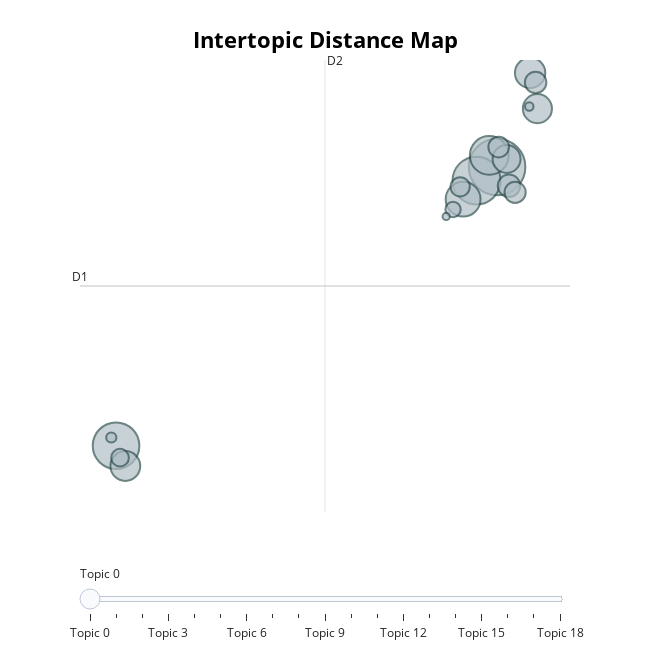

Write notebook code for a chart like this one.
### Code cell
topic_model.visualize_topics()

### Figure 1 — Plotly figure (JSON) as saved in the notebook; plotly's stock layout.template omitted (floating-point values rounded to 4 significant figures)
{"data": [{"customdata": [[0, "window | cups | windows | plastic | glands", 792], [1, "detect | weeds | toilet | use | sensors", 569], [2, "tank | fish | chickens | ground | robot", 538], [3, "heat | wind | turbine | pumice | turbines", 372], [4, "protein | powder | whey | potatoes | high", 300], [5, "esg | employees | employee | sustainability | fashion", 228], [6, "chair | table | bed | elderly | matress", 220], [7, "board | gypsum | boards | wall | holes", 209], [8, "oven | pizza | buns | bread | rolls", 193], [9, "hearing | aids | aid | noise | alarm", 125], [10, "corner | notice | feet | ninja | ved", 114], [11, "light | blinds | uv | blind | lighting", 111], [12, "lego | bricks | magnets | good | model", 105], [13, "berries | cutting | strawberries | cut | sorting", 92], [14, "wheels | aerodynamic | rider | word | random", 77], [15, "alcohol | shot | shots | pill | asma", 58], [16, "collector | stuck | feeding | charging | robot", 26], [17, "oil | chain | ceramic | low | weight", 18], [18, "stent | define | kirigami | removeal | bit", 13]], "hovertemplate": "<b>Topic %{customdata[0]}</b><br>%{customdata[1]}<br>Size: %{customdata[2]}", "legendgroup": "", "marker": {"color": "#B0BEC5", "line": {"color": "DarkSlateGrey", "width": 2}, "size": [792, 569, 538, 372, 300, 228, 220, 209, 193, 125, 114, 111, 105, 92, 77, 58, 26, 18, 13], "sizemode": "area", "sizeref": 0.495, "symbol": "circle"}, "mode": "markers", "name": "", "orientation": "v", "showlegend": false, "type": "scatter", "x": [7.133, 6.306, -8.217, 6.817, 5.764, 8.464, -7.843, 8.756, 7.514, 7.612, 8.685, 7.859, 7.196, 5.645, -8.056, 5.359, -8.408, 8.428, 5.082], "xaxis": "x", "y": [-0.248, -0.6688, -8.912, 0.1129, -1.246, 2.679, -9.54, 1.569, 0.00295, -0.83, 2.383, -1.034, 0.3727, -0.863, -9.283, -1.567, -8.655, 1.633, -1.783], "yaxis": "y"}], "layout": {"annotations": [{"showarrow": false, "text": "D1", "x": -9.669, "y": -3.945, "yshift": 10}, {"showarrow": false, "text": "D2", "x": 0.2003, "xshift": 10, "y": 3.08}], "height": 650, "hoverlabel": {"bgcolor": "white", "font": {"family": "Rockwell", "size": 16}}, "legend": {"itemsizing": "constant", "tracegroupgap": 0}, "margin": {"t": 60}, "shapes": [{"line": {"color": "#CFD8DC", "width": 2}, "type": "line", "x0": 0.2003, "x1": 0.2003, "y0": -10.97, "y1": 3.08}, {"line": {"color": "#9E9E9E", "width": 2}, "type": "line", "x0": -9.669, "x1": 10.07, "y0": -3.945, "y1": -3.945}], "sliders": [{"active": 0, "pad": {"t": 50}, "steps": [{"args": [{"marker.color": [["red", "#B0BEC5", "#B0BEC5", "#B0BEC5", "#B0BEC5", "#B0BEC5", "#B0BEC5", "#B0BEC5", "#B0BEC5", "#B0BEC5", "#B0BEC5", "#B0BEC5", "#B0BEC5", "#B0BEC5", "#B0BEC5", "#B0BEC5", "#B0BEC5", "#B0BEC5", "#B0BEC5"]]}], "label": "Topic 0", "method": "update"}, {"args": [{"marker.color": [["#B0BEC5", "red", "#B0BEC5", "#B0BEC5", "#B0BEC5", "#B0BEC5", "#B0BEC5", "#B0BEC5", "#B0BEC5", "#B0BEC5", "#B0BEC5", "#B0BEC5", "#B0BEC5", "#B0BEC5", "#B0BEC5", "#B0BEC5", "#B0BEC5", "#B0BEC5", "#B0BEC5"]]}], "label": "Topic 1", "method": "update"}, {"args": [{"marker.color": [["#B0BEC5", "#B0BEC5", "red", "#B0BEC5", "#B0BEC5", "#B0BEC5", "#B0BEC5", "#B0BEC5", "#B0BEC5", "#B0BEC5", "#B0BEC5", "#B0BEC5", "#B0BEC5", "#B0BEC5", "#B0BEC5", "#B0BEC5", "#B0BEC5", "#B0BEC5", "#B0BEC5"]]}], "label": "Topic 2", "method": "update"}, {"args": [{"marker.color": [["#B0BEC5", "#B0BEC5", "#B0BEC5", "red", "#B0BEC5", "#B0BEC5", "#B0BEC5", "#B0BEC5", "#B0BEC5", "#B0BEC5", "#B0BEC5", "#B0BEC5", "#B0BEC5", "#B0BEC5", "#B0BEC5", "#B0BEC5", "#B0BEC5", "#B0BEC5", "#B0BEC5"]]}], "label": "Topic 3", "method": "update"}, {"args": [{"marker.color": [["#B0BEC5", "#B0BEC5", "#B0BEC5", "#B0BEC5", "red", "#B0BEC5", "#B0BEC5", "#B0BEC5", "#B0BEC5", "#B0BEC5", "#B0BEC5", "#B0BEC5", "#B0BEC5", "#B0BEC5", "#B0BEC5", "#B0BEC5", "#B0BEC5", "#B0BEC5", "#B0BEC5"]]}], "label": "Topic 4", "method": "update"}, {"args": [{"marker.color": [["#B0BEC5", "#B0BEC5", "#B0BEC5", "#B0BEC5", "#B0BEC5", "red", "#B0BEC5", "#B0BEC5", "#B0BEC5", "#B0BEC5", "#B0BEC5", "#B0BEC5", "#B0BEC5", "#B0BEC5", "#B0BEC5", "#B0BEC5", "#B0BEC5", "#B0BEC5", "#B0BEC5"]]}], "label": "Topic 5", "method": "update"}, {"args": [{"marker.color": [["#B0BEC5", "#B0BEC5", "#B0BEC5", "#B0BEC5", "#B0BEC5", "#B0BEC5", "red", "#B0BEC5", "#B0BEC5", "#B0BEC5", "#B0BEC5", "#B0BEC5", "#B0BEC5", "#B0BEC5", "#B0BEC5", "#B0BEC5", "#B0BEC5", "#B0BEC5", "#B0BEC5"]]}], "label": "Topic 6", "method": "update"}, {"args": [{"marker.color": [["#B0BEC5", "#B0BEC5", "#B0BEC5", "#B0BEC5", "#B0BEC5", "#B0BEC5", "#B0BEC5", "red", "#B0BEC5", "#B0BEC5", "#B0BEC5", "#B0BEC5", "#B0BEC5", "#B0BEC5", "#B0BEC5", "#B0BEC5", "#B0BEC5", "#B0BEC5", "#B0BEC5"]]}], "label": "Topic 7", "method": "update"}, {"args": [{"marker.color": [["#B0BEC5", "#B0BEC5", "#B0BEC5", "#B0BEC5", "#B0BEC5", "#B0BEC5", "#B0BEC5", "#B0BEC5", "red", "#B0BEC5", "#B0BEC5", "#B0BEC5", "#B0BEC5", "#B0BEC5", "#B0BEC5", "#B0BEC5", "#B0BEC5", "#B0BEC5", "#B0BEC5"]]}], "label": "Topic 8", "method": "update"}, {"args": [{"marker.color": [["#B0BEC5", "#B0BEC5", "#B0BEC5", "#B0BEC5", "#B0BEC5", "#B0BEC5", "#B0BEC5", "#B0BEC5", "#B0BEC5", "red", "#B0BEC5", "#B0BEC5", "#B0BEC5", "#B0BEC5", "#B0BEC5", "#B0BEC5", "#B0BEC5", "#B0BEC5", "#B0BEC5"]]}], "label": "Topic 9", "method": "update"}, {"args": [{"marker.color": [["#B0BEC5", "#B0BEC5", "#B0BEC5", "#B0BEC5", "#B0BEC5", "#B0BEC5", "#B0BEC5", "#B0BEC5", "#B0BEC5", "#B0BEC5", "red", "#B0BEC5", "#B0BEC5", "#B0BEC5", "#B0BEC5", "#B0BEC5", "#B0BEC5", "#B0BEC5", "#B0BEC5"]]}], "label": "Topic 10", "method": "update"}, {"args": [{"marker.color": [["#B0BEC5", "#B0BEC5", "#B0BEC5", "#B0BEC5", "#B0BEC5", "#B0BEC5", "#B0BEC5", "#B0BEC5", "#B0BEC5", "#B0BEC5", "#B0BEC5", "red", "#B0BEC5", "#B0BEC5", "#B0BEC5", "#B0BEC5", "#B0BEC5", "#B0BEC5", "#B0BEC5"]]}], "label": "Topic 11", "method": "update"}, {"args": [{"marker.color": [["#B0BEC5", "#B0BEC5", "#B0BEC5", "#B0BEC5", "#B0BEC5", "#B0BEC5", "#B0BEC5", "#B0BEC5", "#B0BEC5", "#B0BEC5", "#B0BEC5", "#B0BEC5", "red", "#B0BEC5", "#B0BEC5", "#B0BEC5", "#B0BEC5", "#B0BEC5", "#B0BEC5"]]}], "label": "Topic 12", "method": "update"}, {"args": [{"marker.color": [["#B0BEC5", "#B0BEC5", "#B0BEC5", "#B0BEC5", "#B0BEC5", "#B0BEC5", "#B0BEC5", "#B0BEC5", "#B0BEC5", "#B0BEC5", "#B0BEC5", "#B0BEC5", "#B0BEC5", "red", "#B0BEC5", "#B0BEC5", "#B0BEC5", "#B0BEC5", "#B0BEC5"]]}], "label": "Topic 13", "method": "update"}, {"args": [{"marker.color": [["#B0BEC5", "#B0BEC5", "#B0BEC5", "#B0BEC5", "#B0BEC5", "#B0BEC5", "#B0BEC5", "#B0BEC5", "#B0BEC5", "#B0BEC5", "#B0BEC5", "#B0BEC5", "#B0BEC5", "#B0BEC5", "red", "#B0BEC5", "#B0BEC5", "#B0BEC5", "#B0BEC5"]]}], "label": "Topic 14", "method": "update"}, {"args": [{"marker.color": [["#B0BEC5", "#B0BEC5", "#B0BEC5", "#B0BEC5", "#B0BEC5", "#B0BEC5", "#B0BEC5", "#B0BEC5", "#B0BEC5", "#B0BEC5", "#B0BEC5", "#B0BEC5", "#B0BEC5", "#B0BEC5", "#B0BEC5", "red", "#B0BEC5", "#B0BEC5", "#B0BEC5"]]}], "label": "Topic 15", "method": "update"}, {"args": [{"marker.color": [["#B0BEC5", "#B0BEC5", "#B0BEC5", "#B0BEC5", "#B0BEC5", "#B0BEC5", "#B0BEC5", "#B0BEC5", "#B0BEC5", "#B0BEC5", "#B0BEC5", "#B0BEC5", "#B0BEC5", "#B0BEC5", "#B0BEC5", "#B0BEC5", "red", "#B0BEC5", "#B0BEC5"]]}], "label": "Topic 16", "method": "update"}, {"args": [{"marker.color": [["#B0BEC5", "#B0BEC5", "#B0BEC5", "#B0BEC5", "#B0BEC5", "#B0BEC5", "#B0BEC5", "#B0BEC5", "#B0BEC5", "#B0BEC5", "#B0BEC5", "#B0BEC5", "#B0BEC5", "#B0BEC5", "#B0BEC5", "#B0BEC5", "#B0BEC5", "red", "#B0BEC5"]]}], "label": "Topic 17", "method": "update"}, {"args": [{"marker.color": [["#B0BEC5", "#B0BEC5", "#B0BEC5", "#B0BEC5", "#B0BEC5", "#B0BEC5", "#B0BEC5", "#B0BEC5", "#B0BEC5", "#B0BEC5", "#B0BEC5", "#B0BEC5", "#B0BEC5", "#B0BEC5", "#B0BEC5", "#B0BEC5", "#B0BEC5", "#B0BEC5", "red"]]}], "label": "Topic 18", "method": "update"}]}], "title": {"font": {"color": "Black", "size": 22}, "text": "<b>Intertopic Distance Map</b>", "x": 0.5, "xanchor": "center", "y": 0.95, "yanchor": "top"}, "width": 650, "xaxis": {"anchor": "y", "domain": [0, 1], "range": [-9.669, 10.07], "title": {"text": ""}, "visible": false}, "yaxis": {"anchor": "x", "domain": [0, 1], "range": [-10.97, 3.08], "title": {"text": ""}, "visible": false}}}
